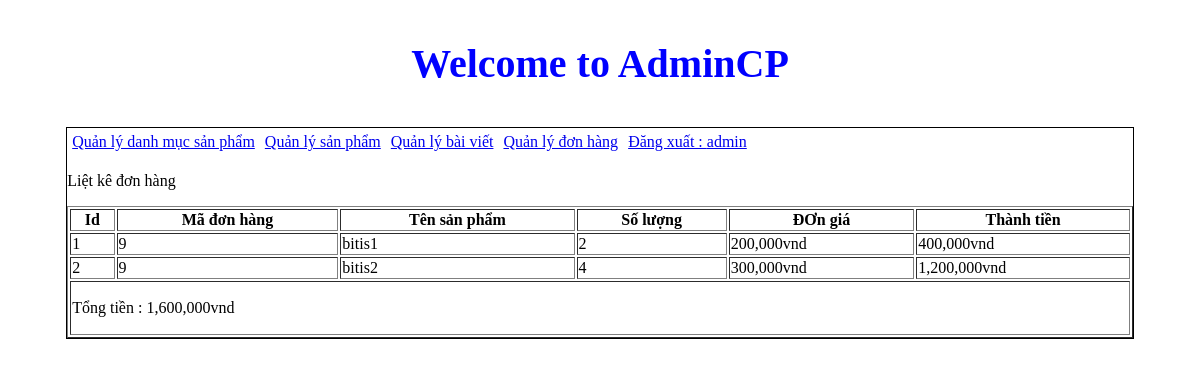
The app's page /admincp/index.php?action=donhang&query=xemdonhang&code=9 (signed in) with its own data.
### tables this page shows
CREATE TABLE `tb_order_details` (
  `id_order_details` int(11) NOT NULL,
  `code_cart` varchar(10) NOT NULL,
  `id_sanpham` int(11) NOT NULL,
  `soluongmua` int(11) NOT NULL
);

CREATE TABLE `tb_sanpham` (
  `id_sanpham` int(11) NOT NULL,
  `tensanpham` varchar(250) NOT NULL,
  `masp` int(100) NOT NULL,
  `giasp` int(50) NOT NULL,
  `soluong` int(11) NOT NULL,
  `hinhanh` varchar(50) NOT NULL,
  `tomtat` tinytext NOT NULL,
  `noidung` text NOT NULL,
  `tinhtrang` int(11) NOT NULL,
  `id_danhmuc` int(11) NOT NULL
);

### admincp/modules/quanlydonhang/xemdonhang.php (the view)
<?php
$code = $_GET['code'];
$sql_lietke = "SELECT * FROM tb_order_details,tb_sanpham WHERE tb_order_details.id_sanpham = tb_sanpham.id_sanpham
  AND tb_order_details.code_cart = '".$code."' ORDER BY tb_order_details.id_order_details DESC";
$query_lietke = mysqli_query($mysqli,$sql_lietke);
?>
<p>Liệt kê đơn hàng</p>
<table style="width:100%" border="1" style="border-collapse: collapse;">
  <tr>
    <th>Id</th>
    <th>Mã đơn hàng</th>
    <th>Tên sản phẩm</th>
    <th>Số lượng</th>
    <th>ĐƠn giá</th>
    <th>Thành tiền</th>
  </tr>
  <?php
  $i = 0;
  $tongtien = 0;
  while($row = mysqli_fetch_array($query_lietke)){
      $i++;
      $tongtien += $row['giasp']*$row['soluongmua'];
  ?>
   <tr>
       <td><?php echo $i ?></td>
       <td><?php echo $row['code_cart']?></td>
       <td><?php echo $row['tensanpham']?></td>
       <td><?php echo $row['soluongmua']?></td>
       <td><?php echo number_format($row['giasp']).'vnd'?></td>
       <td><?php echo number_format($row['giasp']*$row['soluongmua']).'vnd' ?></td>
   </tr>
   <?php
  }
   ?>
   <tr>
       <td colspan="6">
            <p>Tổng tiền : <?php echo number_format($tongtien).'vnd' ?></p>
       </td>
   </tr>
</table>

### admincp/index.php (shortened to what this page needs)
<!DOCTYPE html>
<html lang="en">
<head>
    <link rel="stylesheet" type="text/css" href="css/style.css">
</head>
<body>
    <h3 class="title_admincp">Welcome to AdminCP</h3>
    <div class="wrapper">
    <?php
            include("modules/menu.php");
            include("modules/main.php");
    ?>
    </div>
</body>
</html>

### admincp/modules/menu.php (shortened to what this page needs)
<ul class="admincp_list">
    <li><a href="index.php?action=quanlydanhmucsanpham&query=them">Quản lý danh mục sản phẩm</a></li>
    <li><a href="index.php?action=quanlysp&query=them">Quản lý sản phẩm</a></li>
    <li><a href="index.php?action=quanlybaiviet&query=them">Quản lý bài viết</a></li>
    <li><a href="index.php?action=quanlydonhang&query=lietke">Quản lý đơn hàng</a></li>
    <li><a href="index.php?dangxuat=1">Đăng xuất : <?php if(isset($_SESSION['dangnhap'])) {
        echo $_SESSION['dangnhap'];
    } ?></a></li>
</ul>

### admincp/modules/main.php (shortened to what this page needs)
<div class="main">
        <?php
          if(isset($_GET['action']) && $_GET['query']) {
              $tam = $_GET['action'];
              $query = $_GET['query'];
          } else {
              $tam = '';
              $query = '';
          }
          if($tam == 'quanlydanhmucsanpham' && $query == 'them') {
              include("modules/quanlydanhmucsp/them.php");
              include("modules/quanlydanhmucsp/lietke.php");
          } elseif($tam == 'quanlydanhmucsanpham' && $query == 'sua') {
            include("modules/quanlydanhmucsp/sua.php");
          } if($tam == 'quanlysp' && $query == 'them') {
            include("modules/quanlysp/them.php");
            include("modules/quanlysp/lietke.php");
          } elseif($tam == 'quanlysp' && $query == 'sua') {
            include("modules/quanlysp/sua.php");
          } elseif($tam == 'quanlydonhang' && $query == 'lietke') {
            include("modules/quanlydonhang/lietke.php");
          }  elseif($tam == 'donhang' && $query == 'xemdonhang') {
            include("modules/quanlydonhang/xemdonhang.php");
          } else {
            include("modules/dashboard.php");
          }
        ?>
</div>

### admincp/css/style.css (style rules this page uses)
h3.title_admincp { font-size: 40px; color: blue; text-align: center; }
.wrapper { border: 1px solid #000; height: auto; width: 90%; margin: 0 auto; }
ul.admincp_list { padding: 0; margin: 0; list-style: none; }
ul.admincp_list li { float: left; margin: 5px; }

### records on screen
tb_order_details: code_cart "9", id_sanpham.tensanpham "bitis1", soluongmua "2", id_sanpham.giasp "200,000", $row['giasp']*$row['soluongmua'] "400,000"
tb_order_details: code_cart "9", id_sanpham.tensanpham "bitis2", soluongmua "4", id_sanpham.giasp "300,000", $row['giasp']*$row['soluongmua'] "1,200,000"

### other values on screen
$_SESSION['dangnhap'] "admin"
$tongtien "1,600,000"
